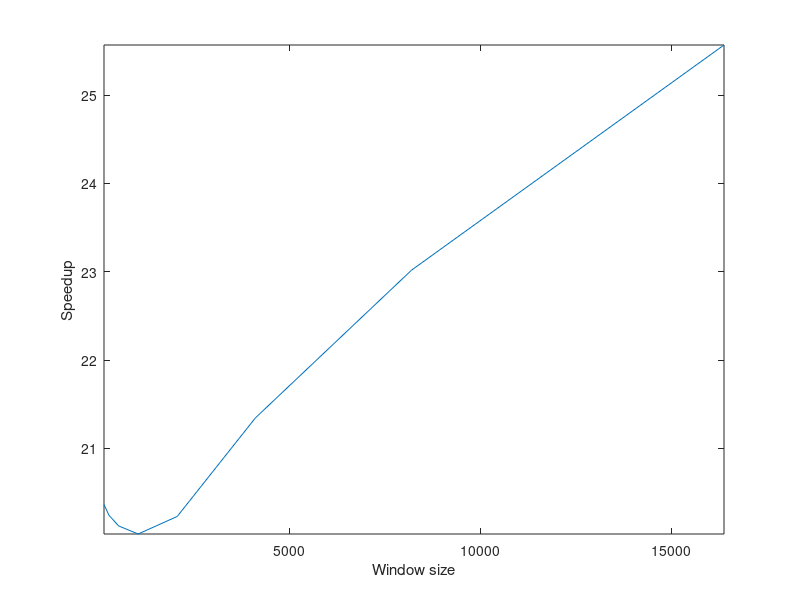
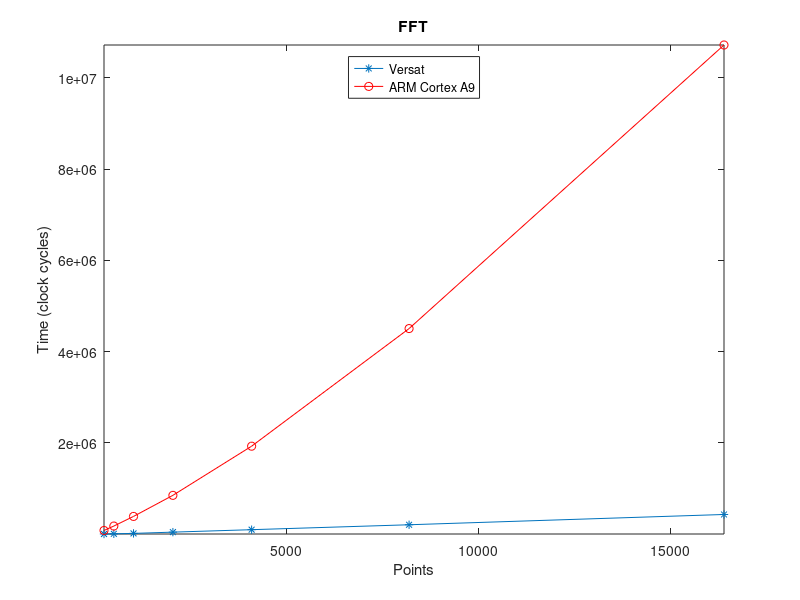
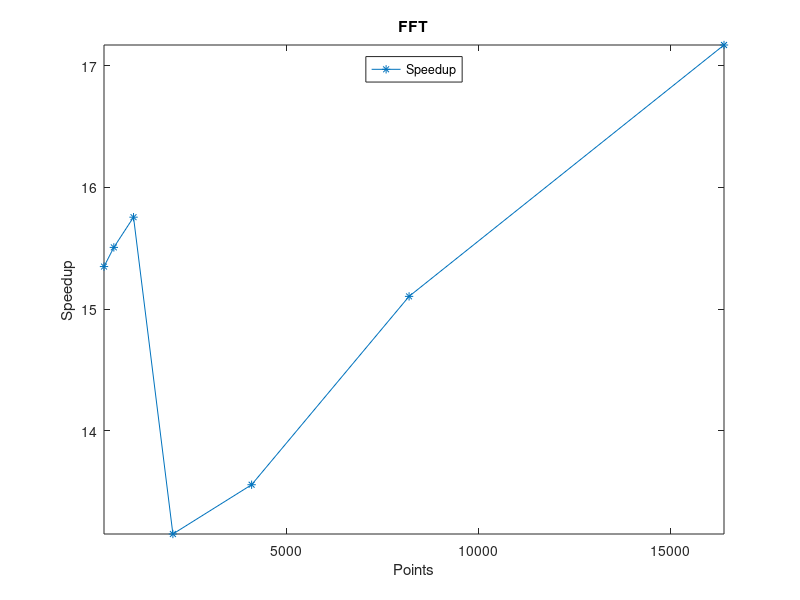
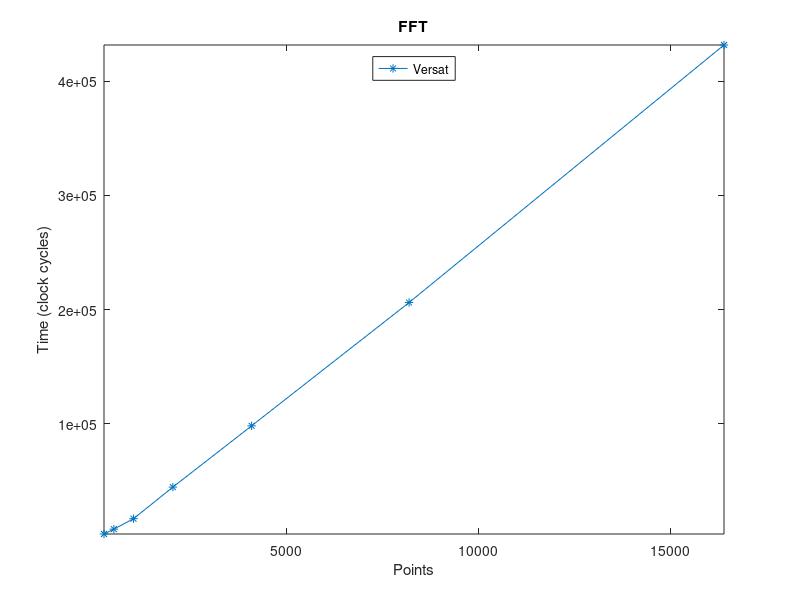

MATLAB code to generate these figures, in order:
close all
clear all

tbv = 11953/10/512;
tba = 334482/10/512;

points = [256, 512, 1024, 2048, 4096, 8192, 16384];

ta1 =[81506, 178094, 389140, 850882, 1928288, 4506250, 10721170];

tv1 = zeros(1, size(points,2));
speedup = zeros(1, size(points,2));

i = 1;
for N = points
  %N
  stages = log2(N);
  Nx = N * 2;
  Nw = N;
  Ntrsx = ceil(N/1024);
  Ntrsw = ceil(N/2048);
  Nb = N/2;
  %disp('')
  tv1(i) = Nx*2 + Nw + tbv*Nb*stages + 2048*(floor(stages/11)*Ntrsx*2 + floor(stages/12)*Ntrsw);
  speedup1(i) = ta1(i)/tv1(i)*553/800;
  %tv(i) = tb*Nb*stages;
  i = i + 1;
end

overlaps = 0.25*1024:64:0.75*1024;

ta2 = [1550329274, 1240082240, 1033557860, 885777848, 775369786, 689175264, 620047892, 564054060, 516785788];

tv2 = zeros(1, size(overlaps,2));

N = 1024;
stages = log2(N);
Nx = 1000000;
Nw = N;
Nb = N/2;

i = 1;
for overlap = overlaps
  Nffts = floor((Nx-N)/overlap)+1;
  %disp('')
  tv2(i) = Nx*2 + Nw + tbv*Nb*stages*Nffts;
  speedup2(i) = ta2(i)/tv2(i)*553/800;
  i = i + 1;
end

windows = [128, 256, 512, 1024, 2048, 4096, 8192, 16384];

ta3 = [540358692, 605450080, 669671012, 734101270, 809169072, 925286044, 1074123870, 1275874240];

tv3 = zeros(1, size(windows,2));

Nx = 1000000;

i = 1;
for N = windows
  %N
  stages = log2(N);
  Nw = N;
  Ntrsx = ceil(N/1024);
  Ntrsw = ceil(N/2048);
  Nb = N/2;
  Nffts = floor((Nx-N)/(N/2))+1;
  %disp('')
  tv3(i) = Nx*2 + Nw + tbv*Nb*stages*Nffts + 2048*(floor(stages/11)*Ntrsx*2 + floor(stages/12)*Ntrsw);
  speedup3(i) = ta3(i)/tv3(i)*553/800;
  i = i + 1;
end

points
%tv1
mean(speedup1)
mean(speedup2)
mean(speedup3)


figure;
p1 = plot(points,tv1, '*-', points, ta1, 'ro-');
title("FFT");
xlabel("Points");
ylabel("Time (clock cycles)");
axis tight;
h = legend('Versat','ARM Cortex A9');
legend(h, "location", "north");
%print -deps Npts.eps

figure;
plot(points,speedup1, '*-');
title("FFT");
xlabel("Points");
ylabel("Speedup");
axis tight;
h = legend('Speedup');
legend(h, "location", "north");
%print -deps speedup1.eps

figure;
plot(points,tv1, '*-');
title("FFT");
xlabel("Points");
ylabel("Time (clock cycles)");
axis tight;
h = legend('Versat');
legend(h, "location", "north");
%print -deps versat1.eps

figure;
plot(points,ta1, '*-');
title("FFT");
xlabel("Points");
ylabel("Time (clock cycles)");
axis tight;
h = legend('ARM Cortex A9');
legend(h, "location", "north");
%print -deps arm1.eps

figure;
plot(overlaps,tv2(end:-1:1), '*-', overlaps, ta2(end:-1:1), 'ro-');
title("FFT 1024");
xlabel("Overlap size");
ylabel("Time (clock cycles)");
axis tight;
h = legend('Versat','ARM Cortex A9');
legend(h, "location", "north");
%print -deps NptsOverlap.eps

figure;
plot(overlaps,speedup2(end:-1:1), '*-');
title("FFT 1024");
xlabel("Overlap size");
ylabel("Speedup");
axis tight;
h = legend('Speedup');
legend(h, "location", "north");
%print -deps speedup2.eps

figure;
plot(overlaps,tv2(end:-1:1), '*-');
title("FFT 1024");
xlabel("Overlap size");
ylabel("Time (clock cycles)");
axis tight;
h = legend('Versat');
legend(h, "location", "north");
%print -deps versat2.eps

figure;
plot(overlaps,ta2(end:-1:1), '*-');
title("FFT 1024");
xlabel("Overlap size");
ylabel("Time (clock cycles)");
axis tight;
h = legend('ARM Cortex A9');
legend(h, "location", "north");
%print -deps arm2.eps

figure;
plot(windows,tv3, '*-', windows, ta3, 'ro-');
title("FFT");
xlabel("Window size");
ylabel("Time (clock cycles)");
axis tight;
h = legend('Versat','ARM Cortex A9');
legend(h, "location", "north");
%print -deps windowSize.eps

figure;
plot(windows,speedup3);
%title("FFT");
xlabel("Window size");
ylabel("Speedup");
axis tight;
%h = legend('Speedup');
%legend(h, "location", "north");
print -depsc speedup3.eps

figure;
plot(windows,tv3, '*-');
title("FFT");
xlabel("Window size");
ylabel("Time (clock cycles)");
axis tight;
h = legend('Versat');
legend(h, "location", "north");
%print -deps versat3.eps

figure;
plot(windows,ta3, '*-');
title("FFT");
xlabel("Window size");
ylabel("Time (clock cycles)");
axis tight;
h = legend('ARM Cortex A9');
legend(h, "location", "north");
%print -deps arm3.eps
